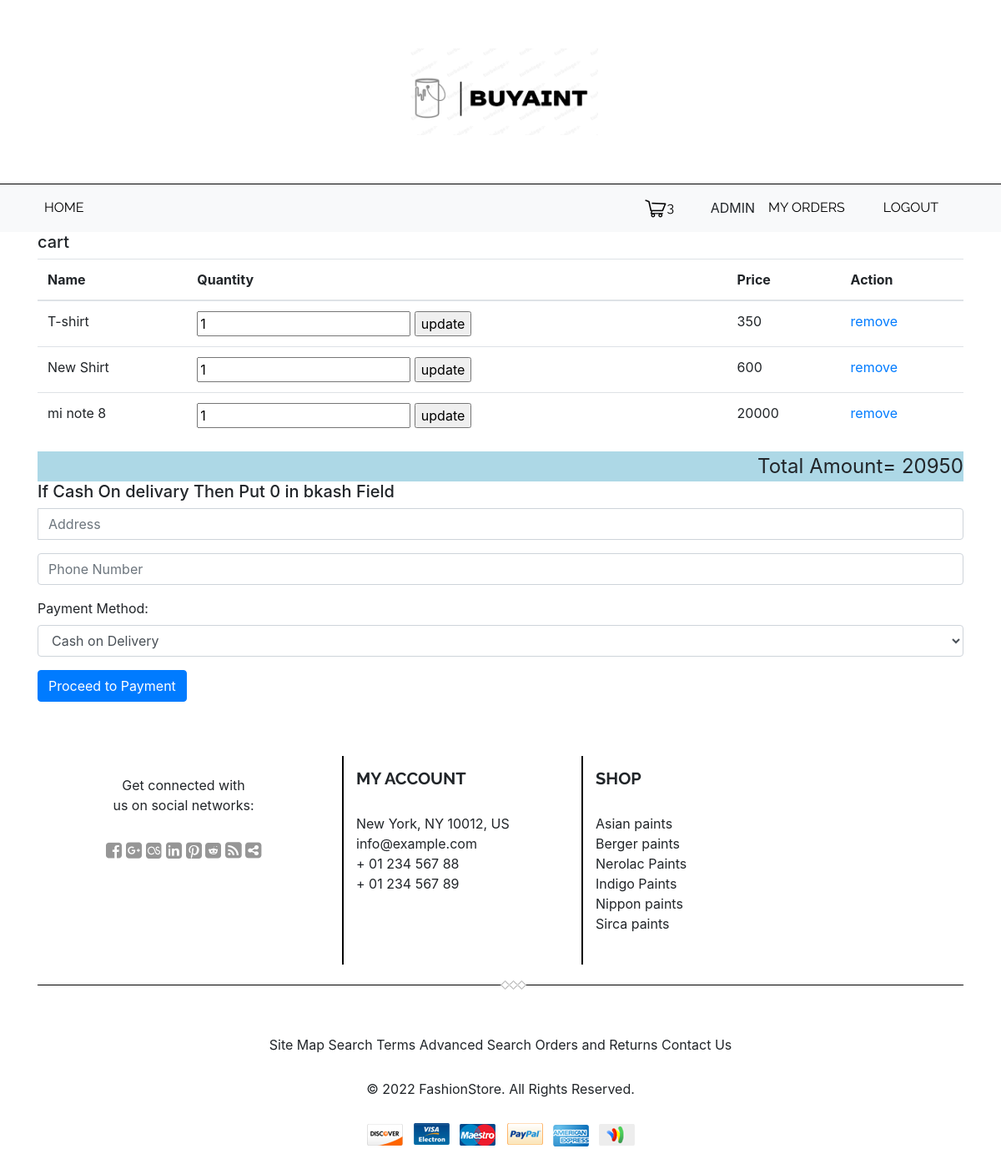
Page /cart.php (signed in) on the committed database.
### tables this page shows
CREATE TABLE `cart` (
  `id` int(100) NOT NULL,
  `userid` int(100) NOT NULL,
  `productid` int(100) NOT NULL,
  `name` varchar(100) NOT NULL,
  `quantity` int(100) NOT NULL,
  `price` int(100) NOT NULL
);

### cart.php (the view, shortened to what this page needs)
<?php
 include'header.php';
 include'lib/connection.php';
$id = $_SESSION['userid'];
$sql = "SELECT * FROM cart where userid='$id'";
$result = $conn->query($sql);
?>
<div class="container pendingbody">
  <h5>cart</h5>
<table class="table">
  <thead>
    <tr>
      <th scope="col">Name</th>
      <th scope="col">Quantity</th>
      <th scope="col">Price</th>
      <th scope="col">Action</th>
    </tr>
  </thead>
  <tbody>
  <?php
   $total=0;
          if (mysqli_num_rows($result) > 0) {
            while($row = mysqli_fetch_assoc($result)) {
              ?>
    <tr>
      <td><?php echo $row["name"] ?></td>
      <td><form action="<?php echo $_SERVER['PHP_SELF']; ?>" method="post">
        <input type="number" name="update_quantity" min="1"  value="<?php echo $row['quantity']; ?>" >
        <input type="submit" value="update" name="update_update_btn">
      </form></td>
      <td><?php echo $row["price"]  ?></td>
      <?php $total=$total+$row["price"] ;?>
      <td><a href="cart(1).php?remove=<?php echo $row['id']; ?>">remove</a></td>
    </tr>
    <?php
    }
        }
        else {
        echo '<script>alert("Cart is Empty.");</script>';
        echo '<script>window.location.href = "home.php";</script>';
        }
        ?>
  </tbody>
</table>
<div class="myDiv">
<?php echo "<h style='font-size: 24px;'>Total Amount= $total</h>"; ?>
</div>
<tbody>
    <form action="<?php echo $_SERVER['PHP_SELF']; ?>" method="post">
        <h5>If Cash On delivary Then Put 0 in bkash Field</h5>
      <div class="input-group form-group">
        <input type="text" class="form-control" placeholder="Address" name="address">
       </div>
       <div class="input-group form-group">
        <input type="number" class="form-control" placeholder="Phone Number" name="number">
       </div>
    <div class="form-group">
                <label for="payment_method">Payment Method:</label>
                <select class="form-control" name="payment_method" id="payment_method">
                    <option value="cash_on_delivery">Cash on Delivery</option>
                </select>
            </div>
            <div class="form-group">
                <input type="submit" class="btn btn-primary" value="Proceed to Payment" name="order_btn">
            </div>
    </div>
<?php
 include'footer.php';
?>

### cart.php (style rules this page uses)
.myDiv { background-color: lightblue; text-align: right; }

### rows in the picture
cart: name "T-shirt", update_quantity "1", price "350"
cart: name "New Shirt", update_quantity "1", price "600"
cart: name "mi note 8", update_quantity "1", price "20000"

### other values in the picture
$total "3"
$_SESSION['username'] "ADMIN"
$total "20950"
